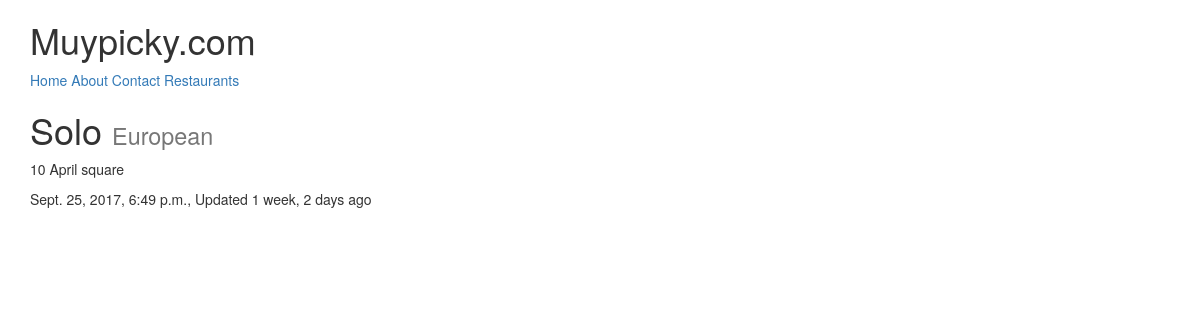
/restaurants/solo/, run on the app's committed database.
### restaurants/models.py (models this page shows, shortened)
class Restaurant(models.Model):
    owner           = models.ForeignKey(User) # class_instance.model_set.all()
    name            = models.CharField(max_length=120)
    location        = models.CharField(max_length=120, null=True, blank=True)
    category        = models.CharField(max_length=120, null=True, blank=True, validators=[validate_category])
    timestamp       = models.DateTimeField(auto_now_add=True)
    updated         = models.DateTimeField(auto_now=True)
    slug            = models.SlugField(null=True, blank=True)
    @property
    def title(self):
        return self.name

### restaurants/views.py (the view)
# urls.py: url(r'^(?P<slug>[\w-]+)/$', RestaurantDetailView.as_view(), name='detail'),
class RestaurantDetailView(DetailView):
    queryset = Restaurant.objects.all()

### restaurants/templates/restaurants/restaurant_detail.html (shortened to what this page needs)
{% extends "base.html" %}
{% block content %}
<h1>{{ object.title }} <small>{{ object.category }}</small></h1>
<p> {{ object.location }}</p>
<p> {{object.timestamp }}, Updated {{ object.updated|timesince }} ago</p>
{% endblock %}

### data on the page
Restaurant: title "Solo", category "European", location "10 April square", timestamp "Sept. 25, 2017, 6:49 p.m.", updated "1 week, 2 days"
